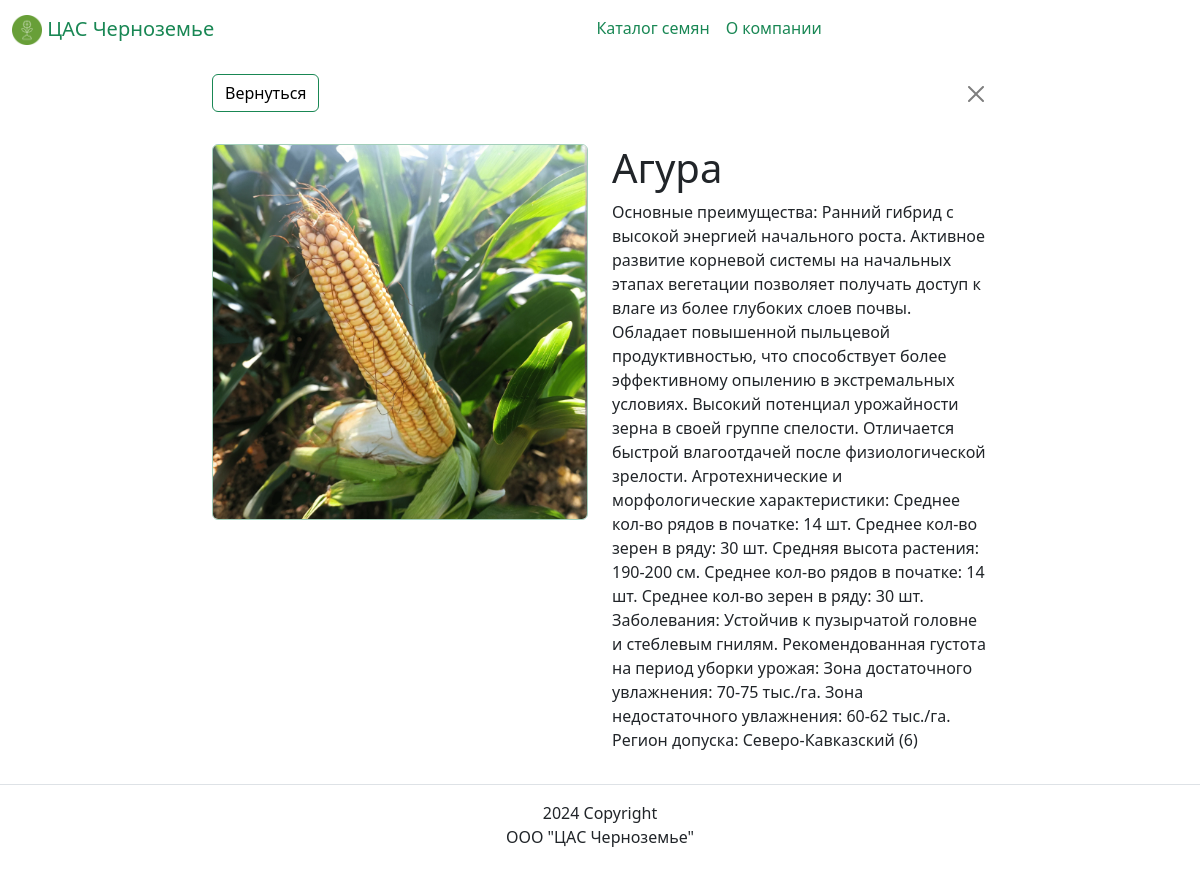
Page /seeds/kukuruza/agura/ on the committed database.
### seeds/models.py (models this page shows, shortened)
class Seed(models.Model):
    name = models.CharField(max_length=200)
    translit = models.CharField(max_length=200)
    type = models.ForeignKey(Type, on_delete=models.CASCADE, related_name='seeds')
    description = models.TextField()
    image = models.ImageField('Картинка', upload_to='seeds/', blank=True)

### seeds/views.py (the view)
# urls.py: path('seeds/<slug:type>/<slug:name>/', views.seed_name, name='seed'),
def seed_name(request, type, name):
    seed = Seed.objects.get(type=Type.objects.get(translit=type),
                            translit=name)
    template = 'seeds/seed_name.html'
    title = f'{type}: {name}'
    context = {
        'title': title,
        'type': type,
        'name': name,
        'referer': request.META.get('HTTP_REFERER'),
        'seed': seed,
    }
    return render(request, template, context)

### templates/seeds/seed_name.html (shortened to what this page needs)
{% extends 'base.html' %}
{% load thumbnail %}
{% block content %}
  <div class="container-fluid">
    <div class="row">
      <div class="col-2"></div>
      <div class="col-8">
        <nav class="navbar navbar-fixed-top">
          <span class="navbar-text">
            <a type="submit" class="btn btn-outline-success" href="{{ referer }}">Вернуться</a>
          </span>
          <ul class="nav navbar-nav navbar-right">
            <li class="nav-item">
              <a type="button" class="btn btn-close" aria-label="Close" href="{{ referer }}"></a>
            </li>
          </ul>
        </nav>
        <div class="row mb-3 mt-3">
          <div class="col">
            <div class="card border-success-subtle">
              {% thumbnail seed.image "500x500" crop="center" upscale=True as im %}
								<img class="card-img " src="{{ im.url }}">
							{% endthumbnail %}
            </div>
          </div>
          <div class="col">
            <h1>{{ seed.name }}</h1>
            <p>{{ seed.description }}</p>
          </div>
        </div>
      </div>
      <div class="col-2"></div>
    </div>
  </div>
{% endblock content %}

### rows in the picture
Seed: name "Агура", description "Основные преимущества: Ранний гибрид с высокой энергией начального роста. Активное развитие корневой системы на начальных этапах вегетации позволяет получать доступ к влаге из более глубоких слоев почвы. Обладает повышенной пыльцевой продуктивностью, что способствует более эффективному опылению в экстремальных условиях. Высокий потенциал урожайности зерна в своей группе спелости. Отличается быстрой влагоотдачей после физиологической зрелости. Агротехнические и морфологические характеристики: Среднее кол-во рядов в початке: 14 шт. Среднее кол-во зерен в ряду: 30 шт. Средняя высота растения: 190-200 см. Среднее кол-во рядов в початке: 14 шт. Среднее кол-во зерен в ряду: 30 шт. Заболевания:…"
